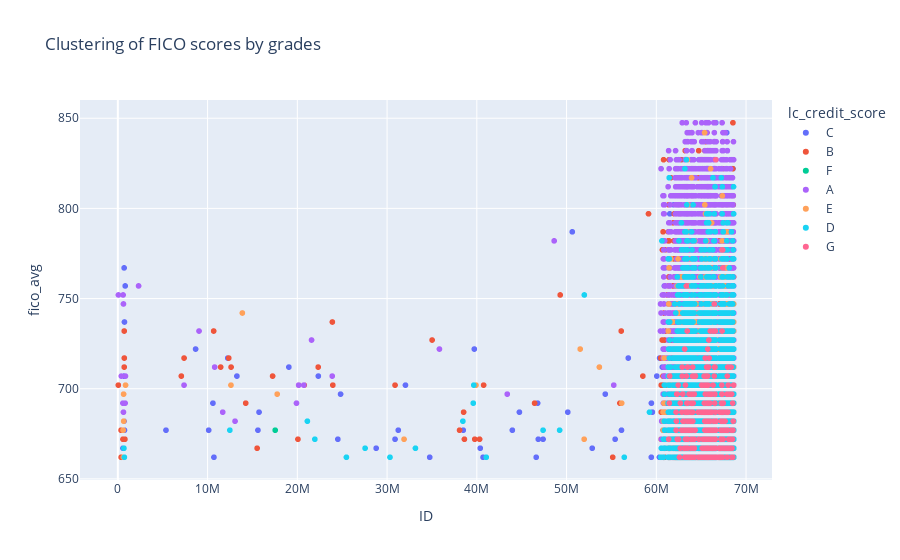

Here is the notebook cell this chart was saved with:
### Code cell
fig = px.scatter(ds1_w_ficoavg,x="ID",y="fico_avg",color="lc_credit_score",title="Clustering of FICO scores by grades")
fig.show()

### Figure 1 — Plotly figure (JSON) as saved in the notebook; plotly's stock layout.template omitted (floating-point values rounded to 4 significant figures; data arrays with more than 128 entries replaced by an {"elided": "..."} marker saying what was removed)
{"data": [{"hovertemplate": "lc_credit_score=C<br>ID=%{x}<br>fico_avg=%{y}<extra></extra>", "legendgroup": "C", "marker": {"color": "#636efa", "symbol": "circle"}, "mode": "markers", "name": "C", "showlegend": true, "type": "scattergl", "x": {"elided": "29198 int values"}, "xaxis": "x", "y": {"elided": "29198 float values"}, "yaxis": "y"}, {"hovertemplate": "lc_credit_score=B<br>ID=%{x}<br>fico_avg=%{y}<extra></extra>", "legendgroup": "B", "marker": {"color": "#EF553B", "symbol": "circle"}, "mode": "markers", "name": "B", "showlegend": true, "type": "scattergl", "x": {"elided": "30772 int values"}, "xaxis": "x", "y": {"elided": "30772 float values"}, "yaxis": "y"}, {"hovertemplate": "lc_credit_score=F<br>ID=%{x}<br>fico_avg=%{y}<extra></extra>", "legendgroup": "F", "marker": {"color": "#00cc96", "symbol": "circle"}, "mode": "markers", "name": "F", "showlegend": true, "type": "scattergl", "x": {"elided": "1849 int values"}, "xaxis": "x", "y": {"elided": "1849 float values"}, "yaxis": "y"}, {"hovertemplate": "lc_credit_score=A<br>ID=%{x}<br>fico_avg=%{y}<extra></extra>", "legendgroup": "A", "marker": {"color": "#ab63fa", "symbol": "circle"}, "mode": "markers", "name": "A", "showlegend": true, "type": "scattergl", "x": {"elided": "17493 int values"}, "xaxis": "x", "y": {"elided": "17493 float values"}, "yaxis": "y"}, {"hovertemplate": "lc_credit_score=E<br>ID=%{x}<br>fico_avg=%{y}<extra></extra>", "legendgroup": "E", "marker": {"color": "#FFA15A", "symbol": "circle"}, "mode": "markers", "name": "E", "showlegend": true, "type": "scattergl", "x": {"elided": "6951 int values"}, "xaxis": "x", "y": {"elided": "6951 float values"}, "yaxis": "y"}, {"hovertemplate": "lc_credit_score=D<br>ID=%{x}<br>fico_avg=%{y}<extra></extra>", "legendgroup": "D", "marker": {"color": "#19d3f3", "symbol": "circle"}, "mode": "markers", "name": "D", "showlegend": true, "type": "scattergl", "x": {"elided": "13344 int values"}, "xaxis": "x", "y": {"elided": "13344 float values"}, "yaxis": "y"}, {"hovertemplate": "lc_credit_score=G<br>ID=%{x}<br>fico_avg=%{y}<extra></extra>", "legendgroup": "G", "marker": {"color": "#FF6692", "symbol": "circle"}, "mode": "markers", "name": "G", "showlegend": true, "type": "scattergl", "x": {"elided": "393 int values"}, "xaxis": "x", "y": {"elided": "393 float values"}, "yaxis": "y"}], "layout": {"legend": {"title": {"text": "lc_credit_score"}, "tracegroupgap": 0}, "title": {"text": "Clustering of FICO scores by grades"}, "xaxis": {"anchor": "y", "domain": [0, 1], "title": {"text": "ID"}}, "yaxis": {"anchor": "x", "domain": [0, 1], "title": {"text": "fico_avg"}}}}
